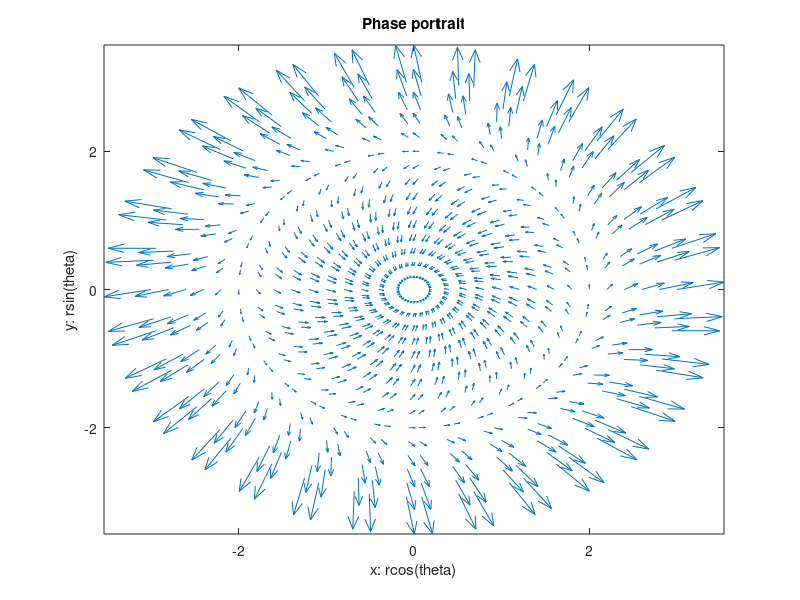

MATLAB code to generate this figure: (Note: this script raises an error after producing the figure.)
# prob2.m
function prob2
clear
figure(1);
hold off
[r,theta]=meshgrid(-3:.2:3);
r_dot=(r.^3)-4.*r;
theta_dot=1;
x=r.*cos(theta);
y=r.*sin(theta);
x_dot=r_dot.*cos(theta)-theta_dot.*r.*sin(theta);
y_dot=r_dot.*sin(theta)+theta_dot.*r.*cos(theta);
h=quiver(x,y,x_dot,y_dot);
set(h,"autoscalefactor",2);
axis("tight");
title("Phase portrait");
xlabel("x: rcos(theta)");
ylabel("y: rsin(theta)");
fixAxes;
endfunction;
